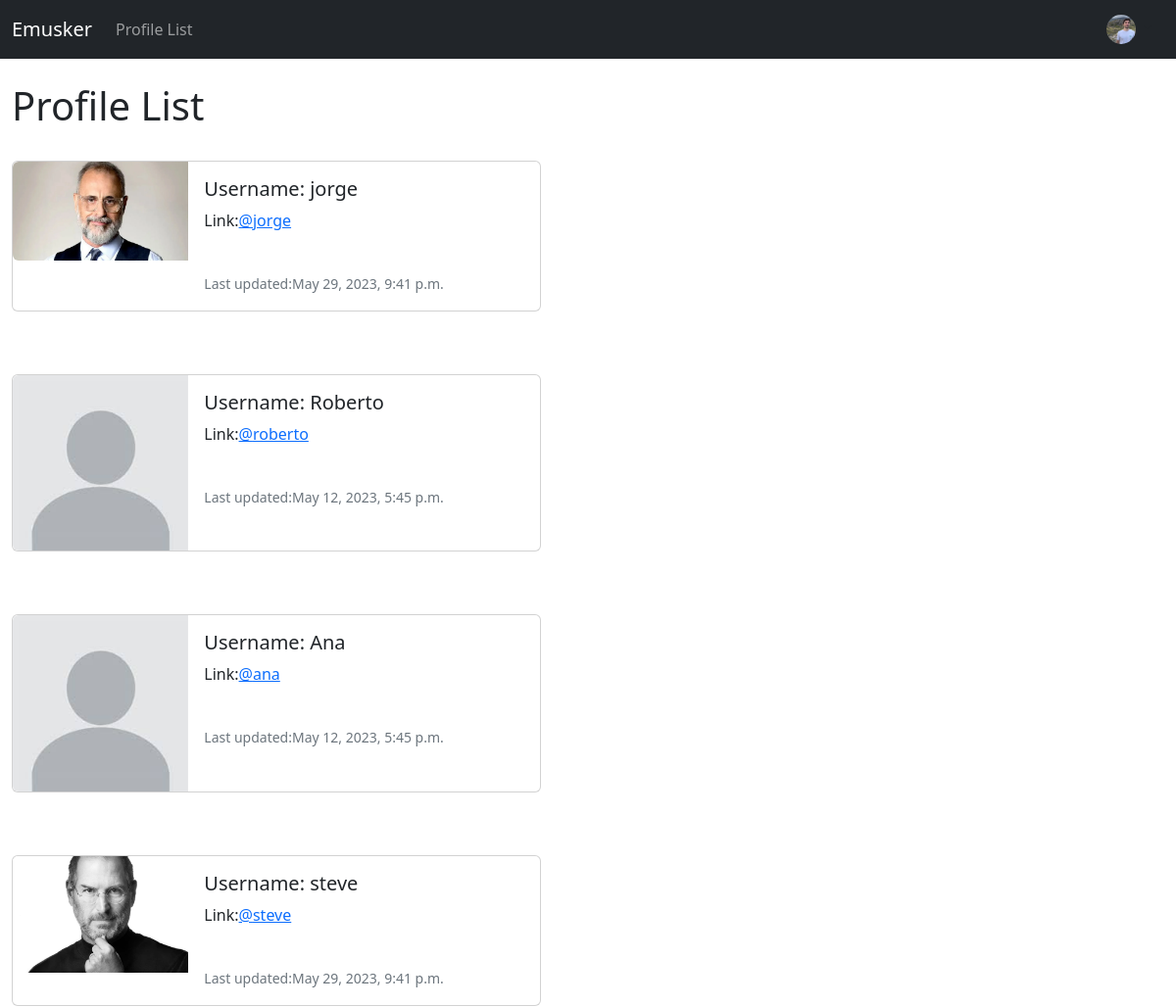
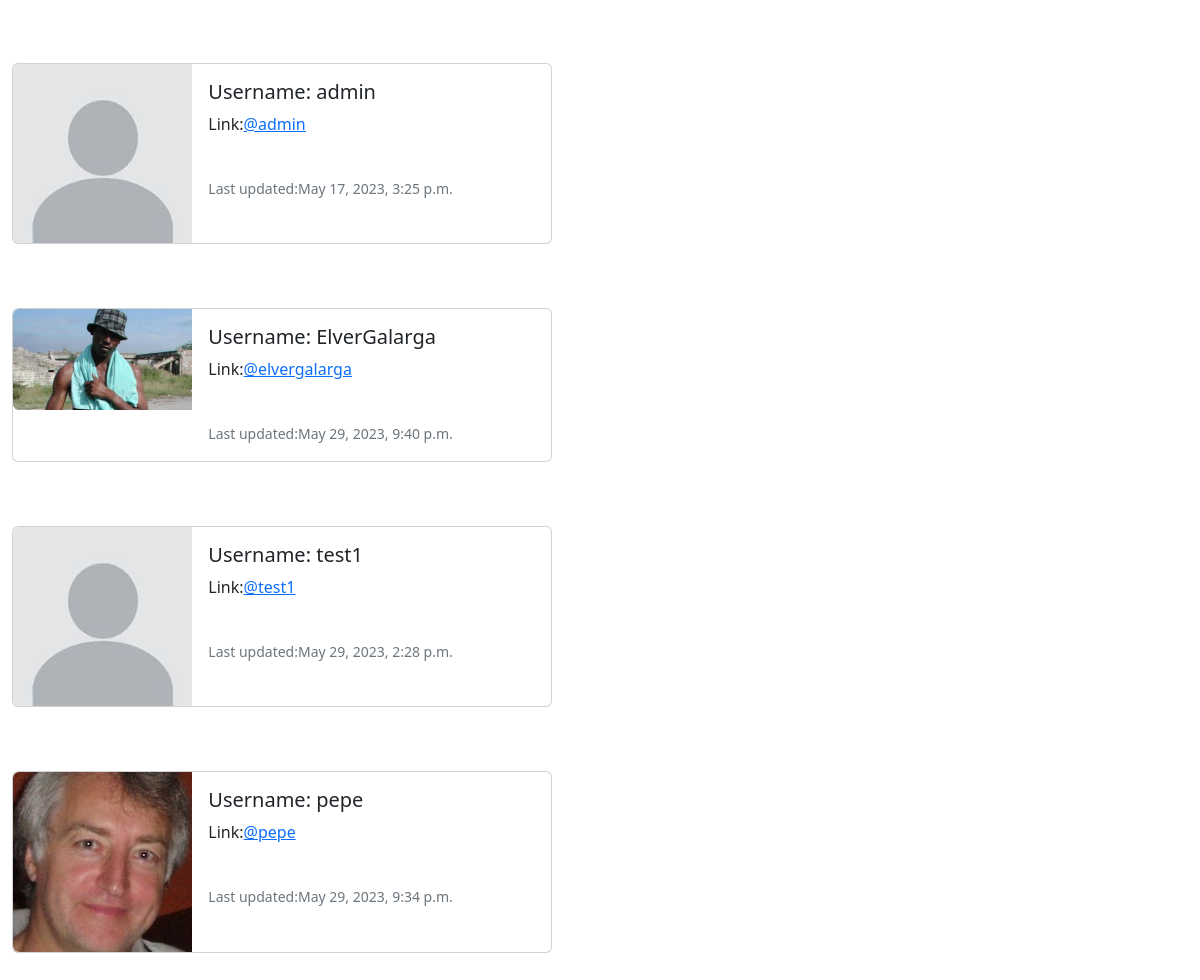
/profile_list (signed in), run on an earlier commit of the app's database (2 pictures, top to bottom).
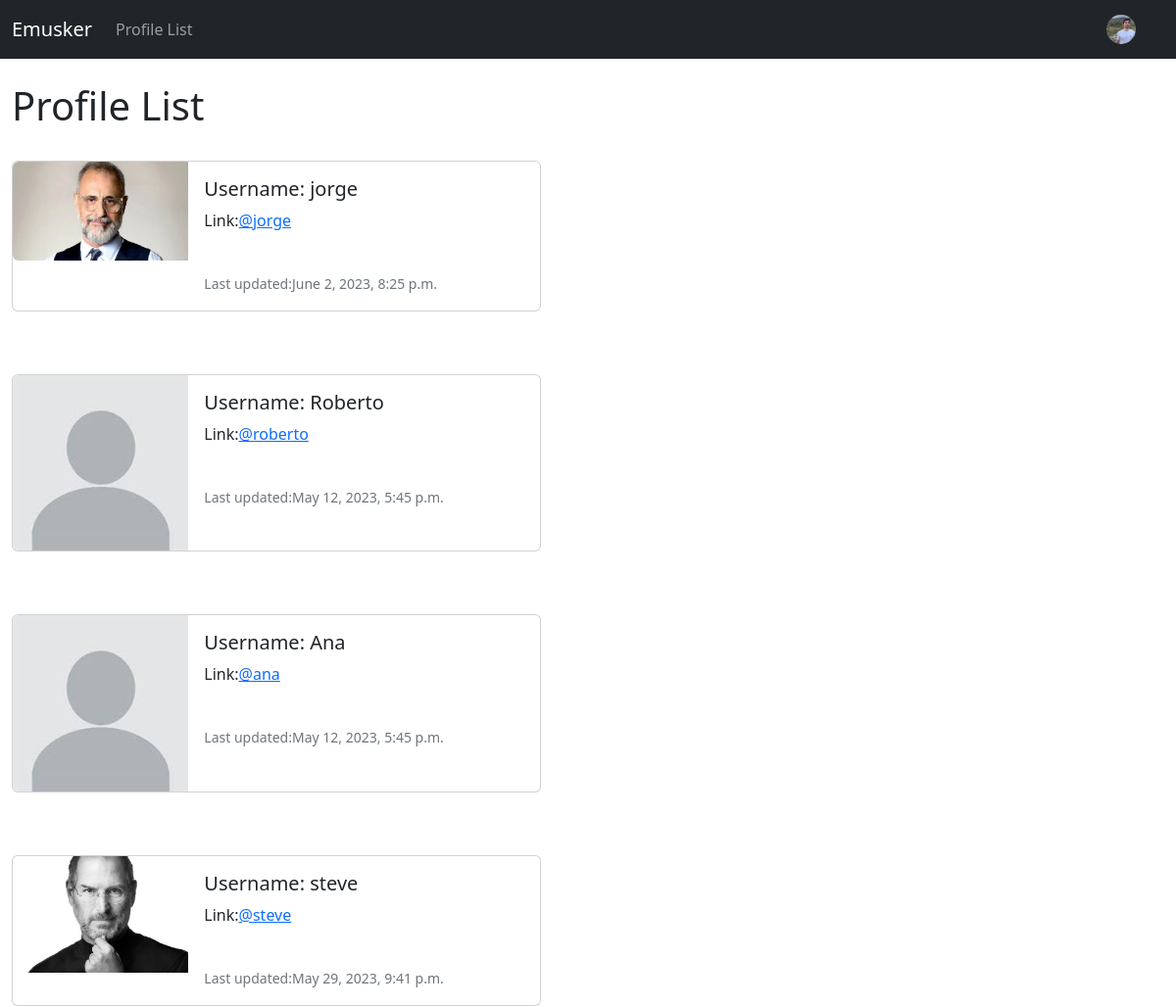
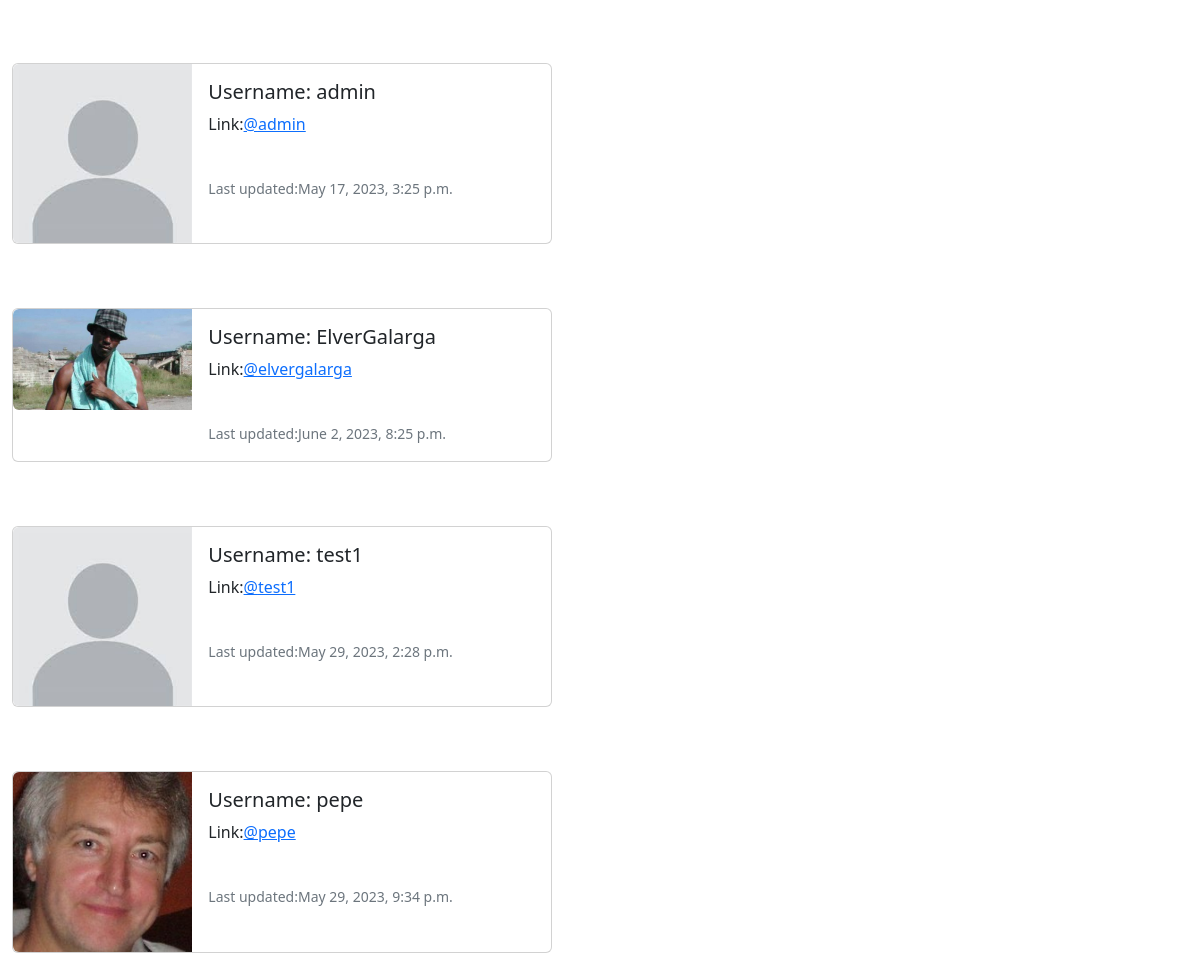
And on a later commit of the database (2 pictures, top to bottom).
### musker/models.py (models this page shows)
class Profile(models.Model):
	user = models.OneToOneField(User, on_delete=models.CASCADE)
	follows = models.ManyToManyField("self",related_name="followed_by",symmetrical=False,blank=True)
	date_modified = models.DateTimeField(User, auto_now=True)
	profile_image = models.ImageField(null=True,blank=True, upload_to="images/")
	profile_bio = models.CharField(null=True,blank=True,max_length=100)
	homepage_link =models.CharField(null=True,blank=True,max_length=100)
	instagram_link =models.CharField(null=True,blank=True,max_length=100)
	linkedin_link =models.CharField(null=True,blank=True,max_length=100)
	def __str__(self):
		return self.user.username

### musker/views.py (the view)
# urls.py: path('profile_list',views.profile_list, name='profile_list'),
def profile_list(request):
    if request.user.is_authenticated:
        profiles = Profile.objects.exclude(user=request.user)
        return render(request, 'profile_list.html',{"profiles":profiles})
    else:
        messages.success(request,("You must be logged."))
        return redirect('home')

### musker/templates/profile_list.html
{% extends 'base.html' %}
{%load static%}
{% block content %}
<h1>Profile List</h1>
<br/>
{%if profiles %}
   {%for profiles in profiles%}
    <div class="card mb-3" style="max-width: 540px;">
      <div class="row g-0">
        <div class="col-md-4">
          {%if profiles.profile_image%}
          <img src="{{ profiles.profile_image.url }}" width=200 height=200 class="img-fluid rounded-start" alt="{{profile.user.username}}">
          {%else%}
          <img src="{%static 'images/default-picture.jpeg'%}" class="img-fluid rounded-start" alt="Profile picture">
          {%endif%}
        </div>
        <div class="col-md-8">
          <div class="card-body">
            <h5 class="card-title">Username: {{ profiles.user.username }}</h5>
            <p class="card-text">Link:<a href="{%url 'profile' profiles.user.id%}">@{{profiles.user.profile|lower}}</a> </p>
            <br/>
            <p class="card-text"><small class="text-muted">Last updated:{{profiles.date_modified}}</small></p>
          </div>
        </div>
      </div>
    </div>
       <br/>
       <br/>
   {%endfor%}
{%endif%}
{%endblock%}

### musker/templates/base.html (shortened to what this page needs)
<!doctype html>
<html lang="en">
  <head>
    <link href="https://cdn.jsdelivr.net/npm/bootstrap@5.2.3/dist/css/bootstrap.min.css" rel="stylesheet">
  </head>
  <body>
    {% include 'navbar.html' %}
    <br/>
    <div class="container-fluid no-padding">
        {% block content%}
        {% endblock %}
    </div>
  </body>
</html>

### musker/templates/navbar.html (shortened to what this page needs)
{%load static%}
<nav class="navbar navbar-expand-lg navbar-dark bg-dark">
  <div class="container-fluid">
    <a class="navbar-brand" href="{%url 'home' %}">Emusker</a>
    <div class="collapse navbar-collapse" id="navbarSupportedContent">
      <ul class="navbar-nav me-auto mb-2 mb-lg-0">
        <li class="nav-item">
          <a class="nav-link" href="{%url 'profile_list'%}">Profile List</a>
        </li>
      </ul>
      {%if user.is_authenticated%}
      <div class="dropdown">
        <a class="btn dropdown-toggle" href="#" role="button" data-bs-toggle="dropdown" aria-expanded="false">
        {%if user.profile.profile_image%}
          <img src="{{user.profile.profile_image.url}}" class="rounded-circle" width="30" height="30" alt="{{profiles.user.username}}">
        {%else%}
          <img src="{%static 'images/default-picture.jpeg'%}" class="rounded-circle" width="30" height="30" alt="{{profiles.user.username}}">
        {%endif%}
        </a>
      </div>
      {%endif%}
    </div>
  </div>
</nav>

What changed in the data, as far as the page shows it:
changed Profile "jorge": date_modified "May 29, 2023, 9:41 p.m." → "June 2, 2023, 8:25 p.m."
changed Profile "ElverGalarga": date_modified "May 29, 2023, 9:40 p.m." → "June 2, 2023, 8:25 p.m."
